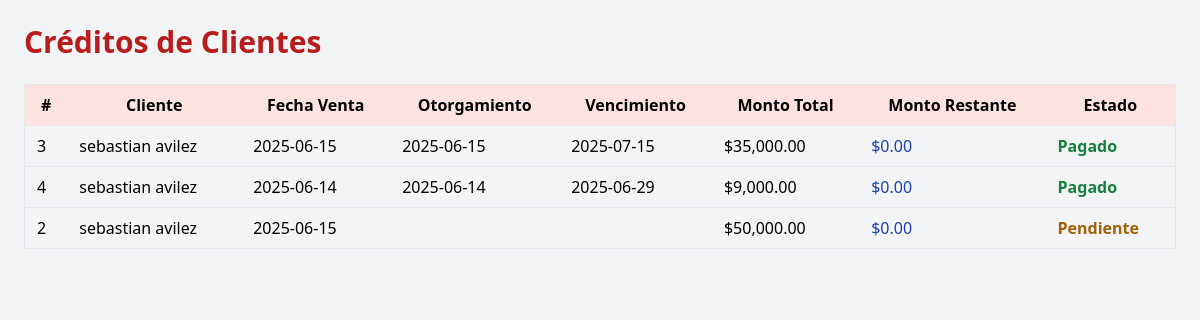
Before: /farmacia_panacea/creditos/consultar_creditos.php with the older database file.
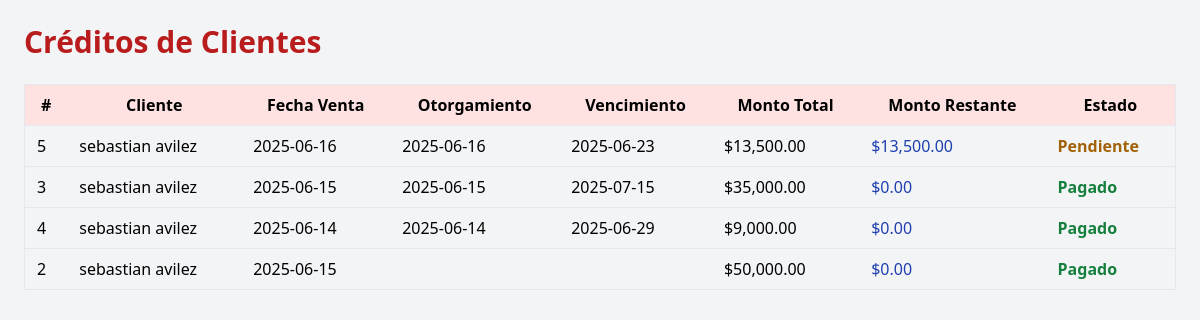
After: the same page with the newer database file.
### tables this page shows
CREATE TABLE `creditos_clientes` (
  `id_credito_cliente` int(11) NOT NULL,
  `id_cliente` int(11) NOT NULL,
  `estado_credito` varchar(50) DEFAULT NULL,
  `monto_credito` decimal(10,2) DEFAULT NULL,
  `fecha_otorgamiento` date DEFAULT NULL,
  `fecha_vencimiento_pago` date DEFAULT NULL,
  `id_venta` int(11) DEFAULT NULL,
  `monto_restante` decimal(10,2) DEFAULT 0.00
);

CREATE TABLE `clientes` (
  `id_cliente` int(11) NOT NULL,
  `nombre` varchar(255) NOT NULL,
  `apellido` varchar(255) DEFAULT NULL,
  `direccion` varchar(255) DEFAULT NULL,
  `telefono` varchar(50) DEFAULT NULL,
  `email` varchar(255) DEFAULT NULL
);

CREATE TABLE `ventas` (
  `id_venta` int(11) NOT NULL,
  `id_cliente` int(11) NOT NULL,
  `id_empleado` int(11) NOT NULL,
  `fecha_venta` date NOT NULL,
  `hora_venta` time DEFAULT NULL,
  `tipo_pago` varchar(50) DEFAULT NULL,
  `total_venta` decimal(10,2) DEFAULT NULL
);

### farmacia_panacea/creditos/consultar_creditos.php (the view, shortened to what this page needs)
<?php
require_once("../db.php");
$resultado = $conn->query("
  SELECT
    creditos_clientes.id_credito_cliente,
    clientes.nombre,
    clientes.apellido,
    ventas.fecha_venta,
    creditos_clientes.monto_credito,
    creditos_clientes.monto_restante,
    creditos_clientes.estado_credito,
    creditos_clientes.fecha_otorgamiento,
    creditos_clientes.fecha_vencimiento_pago
  FROM creditos_clientes
  JOIN clientes ON creditos_clientes.id_cliente = clientes.id_cliente
  JOIN ventas ON creditos_clientes.id_venta = ventas.id_venta
  ORDER BY creditos_clientes.fecha_otorgamiento DESC
");
?>
<!DOCTYPE html>
<html lang="es">
<head>
  <script src="https://cdn.tailwindcss.com"></script>
</head>
<body class="bg-gray-100 p-6">
  <div class="max-w-7xl mx-auto">
    <h2 class="text-3xl font-bold text-red-700 mb-6">Créditos de Clientes</h2>
    <table class="w-full table-auto border">
      <thead class="bg-red-100">
        <tr>
          <th class="px-3 py-2">#</th>
          <th class="px-3 py-2">Cliente</th>
          <th class="px-3 py-2">Fecha Venta</th>
          <th class="px-3 py-2">Otorgamiento</th>
          <th class="px-3 py-2">Vencimiento</th>
          <th class="px-3 py-2">Monto Total</th>
          <th class="px-3 py-2">Monto Restante</th>
          <th class="px-3 py-2">Estado</th>
        </tr>
      </thead>
      <tbody>
        <?php while($fila = $resultado->fetch_assoc()) { ?>
        <tr class="border-t">
          <td class="px-3 py-2"><?php echo $fila['id_credito_cliente']; ?></td>
          <td class="px-3 py-2"><?php echo $fila['nombre'] . " " . $fila['apellido']; ?></td>
          <td class="px-3 py-2"><?php echo $fila['fecha_venta']; ?></td>
          <td class="px-3 py-2"><?php echo $fila['fecha_otorgamiento']; ?></td>
          <td class="px-3 py-2"><?php echo $fila['fecha_vencimiento_pago']; ?></td>
          <td class="px-3 py-2">$<?php echo number_format($fila['monto_credito'], 2); ?></td>
          <td class="px-3 py-2 text-blue-800 font-medium">
            $<?php echo number_format($fila['monto_restante'], 2); ?>
          </td>
          <td class="px-3 py-2 font-semibold text-<?php
            echo $fila['estado_credito'] === 'Pagado' ? 'green' : ($fila['estado_credito'] === 'Vencido' ? 'red' : 'yellow');
          ?>-700">
            <?php echo $fila['estado_credito']; ?>
          </td>
        </tr>
        <?php } ?>
      </tbody>
    </table>
  </div>
</body>
</html>

Changed rows visible on the page:
added creditos_clientes: id_credito_cliente "5", id_cliente.nombre "sebastian", id_cliente.apellido "avilez", id_venta.fecha_venta "2025-06-16", fecha_otorgamiento "2025-06-16", fecha_vencimiento_pago "2025-06-23", monto_credito "13,500.00", monto_restante "13,500.00", estado_credito "Pendiente"
changed creditos_clientes id 2: estado_credito "Pendiente" → "Pagado"
